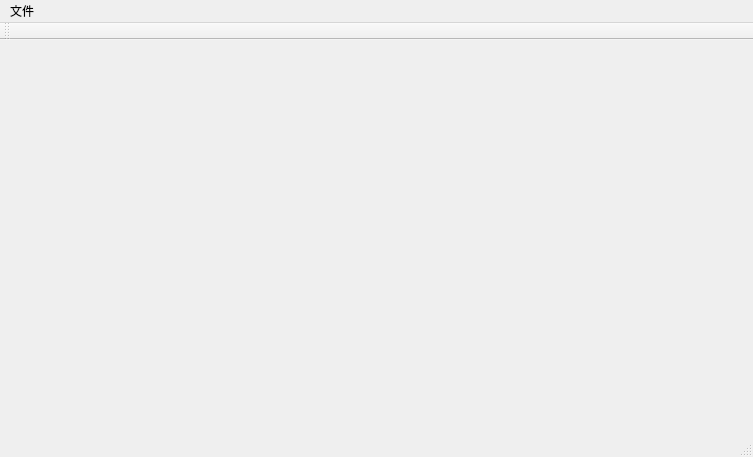
<?xml version="1.0" encoding="UTF-8"?>
<ui version="4.0">
 <class>MainWindow</class>
 <widget class="QMainWindow" name="MainWindow">
  <property name="geometry">
   <rect>
    <x>0</x>
    <y>0</y>
    <width>753</width>
    <height>457</height>
   </rect>
  </property>
  <property name="windowTitle">
   <string>MainWindow</string>
  </property>
  <widget class="QWidget" name="centralWidget"/>
  <widget class="QMenuBar" name="menuBar">
   <property name="geometry">
    <rect>
     <x>0</x>
     <y>0</y>
     <width>753</width>
     <height>28</height>
    </rect>
   </property>
   <widget class="QMenu" name="menu">
    <property name="title">
     <string>文件</string>
    </property>
    <addaction name="action"/>
   </widget>
   <addaction name="menu"/>
  </widget>
  <widget class="QStatusBar" name="statusBar"/>
  <widget class="QToolBar" name="toolBar">
   <property name="windowTitle">
    <string>toolBar</string>
   </property>
   <attribute name="toolBarArea">
    <enum>TopToolBarArea</enum>
   </attribute>
   <attribute name="toolBarBreak">
    <bool>false</bool>
   </attribute>
  </widget>
  <action name="action">
   <property name="text">
    <string>退出</string>
   </property>
  </action>
 </widget>
 <layoutdefault spacing="6" margin="11"/>
 <resources/>
 <connections/>
</ui>
